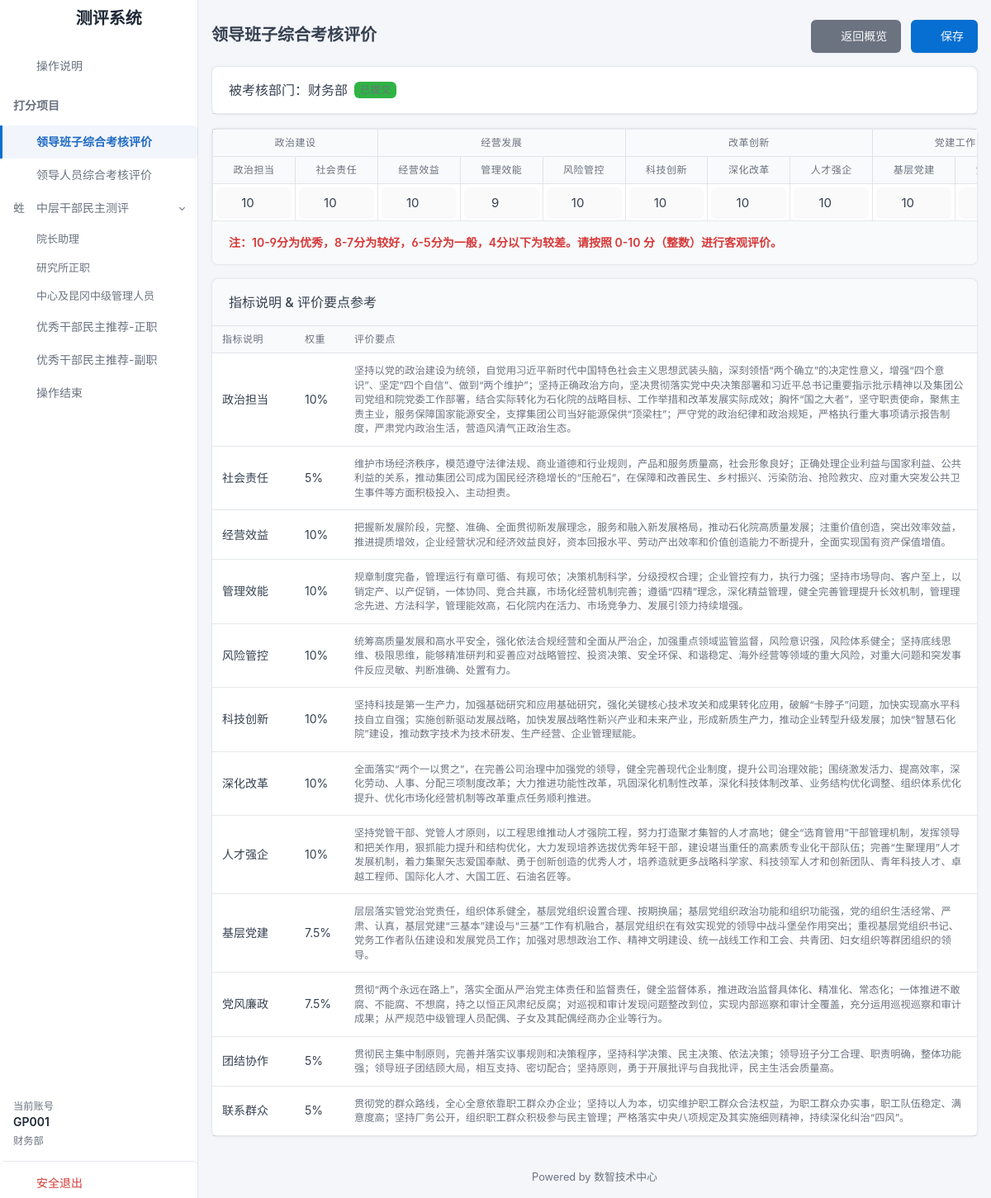
Screenshot of /assessment/team-evaluation (signed in) with the database file from the repository.
### tables this page shows
CREATE TABLE team_scores (
            id INTEGER PRIMARY KEY AUTOINCREMENT,
            rater_account TEXT,         -- 打分账号 (username)
            target_dept_code TEXT,      -- 被考核部门代码
            
            -- 12项评分
            s_political_resp REAL,
            s_social_resp REAL,
            s_manage_benefit REAL,
            s_manage_effic REAL,
            s_risk_control REAL,
            s_tech_innov REAL,
            s_deep_reform REAL,
            s_talent_strength REAL,
            s_party_build REAL,
            s_party_conduct REAL,
            s_unity REAL,
            s_mass_ties REAL,
            
            total_score REAL,           -- 总分 (后台加权计算后)
            
            created_at DATETIME DEFAULT CURRENT_TIMESTAMP
        );

### app.py (the view)
@app.route('/assessment/team-evaluation')
def assessment_team():
    if session.get('assessor_role') != 'assessor':
        return redirect(url_for('index'))
    if session.get('assessor_dept_type') == '院领导':
        return "您的账号无权访问此页面", 403
    db = get_db()
    rater_account = session.get('assessor_username')
    user_row = db.execute('SELECT dept_code, dept_name FROM evaluation_accounts WHERE username=?', (rater_account,)).fetchone()
    existing_scores = None
    if user_row:
        target_dept_code = user_row['dept_code']
        row = db.execute('SELECT * FROM team_scores WHERE rater_account = ? AND target_dept_code = ? ORDER BY id DESC LIMIT 1',
                         (rater_account, target_dept_code)).fetchone()
        if row:
            existing_scores = dict(row)
    return render_template('assessment_team.html', existing_scores=existing_scores)

### app.py (called while the page is built)
def get_db():
    db = getattr(g, '_database', None)
    if db is None:
        db = g._database = sqlite3.connect(DATABASE)
        db.execute('PRAGMA journal_mode=WAL;')
        db.row_factory = sqlite3.Row
    return db

@app.teardown_appcontext
def close_connection(exception):
    db = getattr(g, '_database', None)
    if db is not None:
        db.close()

### templates/assessment_team.html (shortened to what this page needs)
{% extends "base_assessment.html" %}
{% block content %}
<div class="container-fluid">
    <div class="row g-2 align-items-center mb-3">
        <div class="col">
            <h2 class="page-title">领导班子综合考核评价</h2>
        </div>
        <div class="col-auto ms-auto">
            <a href="{{ url_for('assessment_overview') }}" class="btn btn-secondary me-2">
                <i class="ti ti-arrow-left me-2"></i>返回概览
            </a>
            <button class="btn btn-primary" onclick="submitScores()">
                <i class="ti ti-device-floppy me-2"></i>保存
            </button>
        </div>
    </div>
    <div class="card mb-3">
        <div class="card-header">
            <h3 class="card-title">被考核部门：{{ session.get('assessor_dept_name', '') }}</h3>
            {% if existing_scores %}
            <span class="badge bg-green ms-2">已提交</span>
            {% endif %}
        </div>
    </div>
    <div class="card mb-3">
        <div class="table-responsive">
            <table class="table table-bordered text-center align-middle mb-0" style="min-width: 1200px;">
                <thead>
                    <tr class="bg-light">
                        <th colspan="2">政治建设</th>
                        <th colspan="3">经营发展</th>
                        <th colspan="3">改革创新</th>
                        <th colspan="2">党建工作</th>
                    </tr>
                    <tr class="bg-white">
                        <th style="min-width: 80px;">政治担当</th>
                        <th style="min-width: 80px;">社会责任</th>
                        <th style="min-width: 80px;">经营效益</th>
                        <th style="min-width: 80px;">管理效能</th>
                        <th style="min-width: 80px;">风险管控</th>
                        <th style="min-width: 80px;">科技创新</th>
                        <th style="min-width: 80px;">深化改革</th>
                        <th style="min-width: 80px;">人才强企</th>
                        <th style="min-width: 80px;">基层党建</th>
                        <th style="min-width: 80px;">党风廉政</th>
                    </tr>
                </thead>
                <tbody>
                    <tr>
                        {% set scores = existing_scores or {} %}
                        <td class="p-1"><input type="number" class="form-control text-center score-input px-1"
                                name="s_political_resp" value="{{ scores.get('s_political_resp', 10) | int }}" min="0"
                                max="10" step="1"></td>
                        <td class="p-1"><input type="number" class="form-control text-center score-input px-1"
                                name="s_social_resp" value="{{ scores.get('s_social_resp', 10) | int }}" min="0"
                                max="10" step="1"></td>
                        <td class="p-1"><input type="number" class="form-control text-center score-input px-1"
                                name="s_manage_benefit" value="{{ scores.get('s_manage_benefit', 10) | int }}" min="0"
                                max="10" step="1"></td>
                        <td class="p-1"><input type="number" class="form-control text-center score-input px-1"
                                name="s_manage_effic" value="{{ scores.get('s_manage_effic', 10) | int }}" min="0"
                                max="10" step="1"></td>
                        <td class="p-1"><input type="number" class="form-control text-center score-input px-1"
                                name="s_risk_control" value="{{ scores.get('s_risk_control', 10) | int }}" min="0"
                                max="10" step="1"></td>
                        <td class="p-1"><input type="number" class="form-control text-center score-input px-1"
                                name="s_tech_innov" value="{{ scores.get('s_tech_innov', 10) | int }}" min="0" max="10"
                                step="1"></td>
                        <td class="p-1"><input type="number" class="form-control text-center score-input px-1"
                                name="s_deep_reform" value="{{ scores.get('s_deep_reform', 10) | int }}" min="0"
                                max="10" step="1"></td>
                        <td class="p-1"><input type="number" class="form-control text-center score-input px-1"
                                name="s_talent_strength" value="{{ scores.get('s_talent_strength', 10) | int }}" min="0"
                                max="10" step="1"></td>
                        <td class="p-1"><input type="number" class="form-control text-center score-input px-1"
                                name="s_party_build" value="{{ scores.get('s_party_build', 10) | int }}" min="0"
                                max="10" step="1"></td>
                        <td class="p-1"><input type="number" class="form-control text-center score-input px-1"
                                name="s_party_conduct" value="{{ scores.get('s_party_conduct', 10) | int }}" min="0"
                                max="10" step="1"></td>
                    </tr>
                </tbody>
            </table>
        </div>
        <div class="card-footer">
            <div class="text-danger fw-bold">
                注：10-9分为优秀，8-7分为较好，6-5分为一般，4分以下为较差。请按照 0-10 分（整数）进行客观评价。
            </div>
        </div>
    </div>
    <div class="card">
        <div class="card-header bg-light">
            <h3 class="card-title">指标说明 & 评价要点参考</h3>
        </div>
        <div class="table-responsive">
            <table class="table table-vcenter">
                <thead>
                    <tr>
                        <th style="width: 100px;">指标说明</th>
                        <th style="width: 60px;">权重</th>
                        <th>评价要点</th>
                    </tr>
                </thead>
                <tbody>
                    <tr>
                        <td>政治担当</td>
                        <td>10%</td>
                        <td class="text-muted small">
                            坚持以党的政治建设为统领，自觉用习近平新时代中国特色社会主义思想武装头脑，深刻领悟“两个确立”的决定性意义，增强“四个意识”、坚定“四个自信”、做到“两个维护”；坚持正确政治方向，坚决贯彻落实党中央决策部署和习近平总书记重要指示批示精神以及集团公司党组和院党委工作部署，结合实际转化为石化院的战略目标、工作举措和改革发展实际成效；胸怀“国之大者”，坚守职责使命，聚焦主责主业，服务保障国家能源安全，支撑集团公司当好能源保供“顶梁柱”；严守党的政治纪律和政治规矩，严格执行重大事项请示报告制度，严肃党内政治生活，营造风清气正政治生态。
                        </td>
                    </tr>
                    <tr>
                        <td>社会责任</td>
                        <td>5%</td>
                        <td class="text-muted small">
                            维护市场经济秩序，模范遵守法律法规、商业道德和行业规则，产品和服务质量高，社会形象良好；正确处理企业利益与国家利益、公共利益的关系，推动集团公司成为国民经济稳增长的“压舱石”，在保障和改善民生、乡村振兴、污染防治、抢险救灾、应对重大突发公共卫生事件等方面积极投入、主动担责。
                        </td>
                    </tr>
                    <tr>
                        <td>经营效益</td>
                        <td>10%</td>
                        <td class="text-muted small">
                            把握新发展阶段，完整、准确、全面贯彻新发展理念，服务和融入新发展格局，推动石化院高质量发展；注重价值创造，突出效率效益，推进提质增效，企业经营状况和经济效益良好，资本回报水平、劳动产出效率和价值创造能力不断提升，全面实现国有资产保值增值。
                        </td>
                    </tr>
                    <tr>
                        <td>管理效能</td>
                        <td>10%</td>
                        <td class="text-muted small">
                            规章制度完备，管理运行有章可循、有规可依；决策机制科学，分级授权合理；企业管控有力，执行力强；坚持市场导向、客户至上，以销定产、以产促销，一体协同、竞合共赢，市场化经营机制完善；遵循“四精”理念，深化精益管理，健全完善管理提升长效机制，管理理念先进、方法科学，管理能效高，石化院内在活力、市场竞争力、发展引领力持续增强。
                        </td>
                    </tr>
                    <tr>
                        <td>风险管控</td>
                        <td>10%</td>
                        <td class="text-muted small">
                            统筹高质量发展和高水平安全，强化依法合规经营和全面从严治企，加强重点领域监管监督，风险意识强，风险体系健全；坚持底线思维、极限思维，能够精准研判和妥善应对战略管控、投资决策、安全环保、和谐稳定、海外经营等领域的重大风险，对重大问题和突发事件反应灵敏、判断准确、处置有力。
                        </td>
                    </tr>
                    <tr>
                        <td>科技创新</td>
                        <td>10%</td>
                        <td class="text-muted small">
                            坚持科技是第一生产力，加强基础研究和应用基础研究，强化关键核心技术攻关和成果转化应用，破解“卡脖子”问题，加快实现高水平科技自立自强；实施创新驱动发展战略，加快发展战略性新兴产业和未来产业，形成新质生产力，推动企业转型升级发展；加快“智慧石化院”建设，推动数字技术为技术研发、生产经营、企业管理赋能。
                        </td>
                    </tr>
                    <tr>
                        <td>深化改革</td>
                        <td>10%</td>
                        <td class="text-muted small">
                            全面落实“两个一以贯之”，在完善公司治理中加强党的领导，健全完善现代企业制度，提升公司治理效能；围绕激发活力、提高效率，深化劳动、人事、分配三项制度改革；大力推进功能性改革，巩固深化机制性改革，深化科技体制改革、业务结构优化调整、组织体系优化提升、优化市场化经营机制等改革重点任务顺利推进。
                        </td>
                    </tr>
                    <tr>
                        <td>人才强企</td>
                        <td>10%</td>
                        <td class="text-muted small">
                            坚持党管干部、党管人才原则，以工程思维推动人才强院工程，努力打造聚才集智的人才高地；健全“选育管用”干部管理机制，发挥领导和把关作用，狠抓能力提升和结构优化，大力发现培养选拔优秀年轻干部，建设堪当重任的高素质专业化干部队伍；完善“生聚理用”人才发展机制，着力集聚矢志爱国奉献、勇于创新创造的优秀人才，培养造就更多战略科学家、科技领军人才和创新团队、青年科技人才、卓越工程师、国际化人才、大国工匠、石油名匠等。
                        </td>
                    </tr>
                    <tr>
                        <td>基层党建</td>
                        <td>7.5%</td>
                        <td class="text-muted small">
                            层层落实管党治党责任，组织体系健全，基层党组织设置合理、按期换届；基层党组织政治功能和组织功能强，党的组织生活经常、严肃、认真，基层党建“三基本”建设与“三基”工作有机融合，基层党组织在有效实现党的领导中战斗堡垒作用突出；重视基层党组织书记、党务工作者队伍建设和发展党员工作；加强对思想政治工作、精神文明建设、统一战线工作和工会、共青团、妇女组织等群团组织的领导。
                        </td>
                    </tr>
                    <tr>
                        <td>党风廉政</td>
                        <td>7.5%</td>
                        <td class="text-muted small">
                            贯彻“两个永远在路上”，落实全面从严治党主体责任和监督责任，健全监督体系，推进政治监督具体化、精准化、常态化；一体推进不敢腐、不能腐、不想腐，持之以恒正风肃纪反腐；对巡视和审计发现问题整改到位，实现内部巡察和审计全覆盖，充分运用巡视巡察和审计成果；从严规范中级管理人员配偶、子女及其配偶经商办企业等行为。
                        </td>
                    </tr>
                    <tr>
                        <td>团结协作</td>
                        <td>5%</td>
                        <td class="text-muted small">
                            贯彻民主集中制原则，完善并落实议事规则和决策程序，坚持科学决策、民主决策、依法决策；领导班子分工合理、职责明确，整体功能强；领导班子团结顾大局，相互支持、密切配合；坚持原则，勇于开展批评与自我批评，民主生活会质量高。
                        </td>
                    </tr>
                    <tr>
                        <td>联系群众</td>
                        <td>5%</td>
                        <td class="text-muted small">
                            贯彻党的群众路线，全心全意依靠职工群众办企业；坚持以人为本，切实维护职工群众合法权益，为职工群众办实事，职工队伍稳定、满意度高；坚持厂务公开，组织职工群众积极参与民主管理；严格落实中央八项规定及其实施细则精神，持续深化纠治“四风”。
                        </td>
                    </tr>
                </tbody>
            </table>
        </div>
    </div>
</div>
{% endblock %}

### templates/base_assessment.html (style rules this page uses)
:root { --tblr-font-sans-serif: 'Inter', -apple-system, BlinkMacSystemFont, sans-serif; }
body { font-feature-settings: "cv03", "cv04", "cv11"; background-color: #f4f6fa; }

### templates/assessment_team.html (style rules this page uses)
.score-input { padding: 0 !important; height: 36px; font-size: 15px; border: 1px solid transparent; background: rgba(0, 0, 0, 0.02); }

### rows the page displays
team_scores: s_political_resp "10", s_social_resp "10", s_manage_benefit "10", s_manage_effic "9", s_risk_control "10", s_tech_innov "10", s_deep_reform "10", s_talent_strength "10", s_party_build "10", s_party_conduct "10"

### other values shown
{{ item.title }} "院长助理" "研究所正职" "中心及昆冈中级管理人员"
{{ session.get('assessor_username', 'Unknown') }} "GP001"
{{ session.get('assessor_dept_name', '') }} "财务部"
